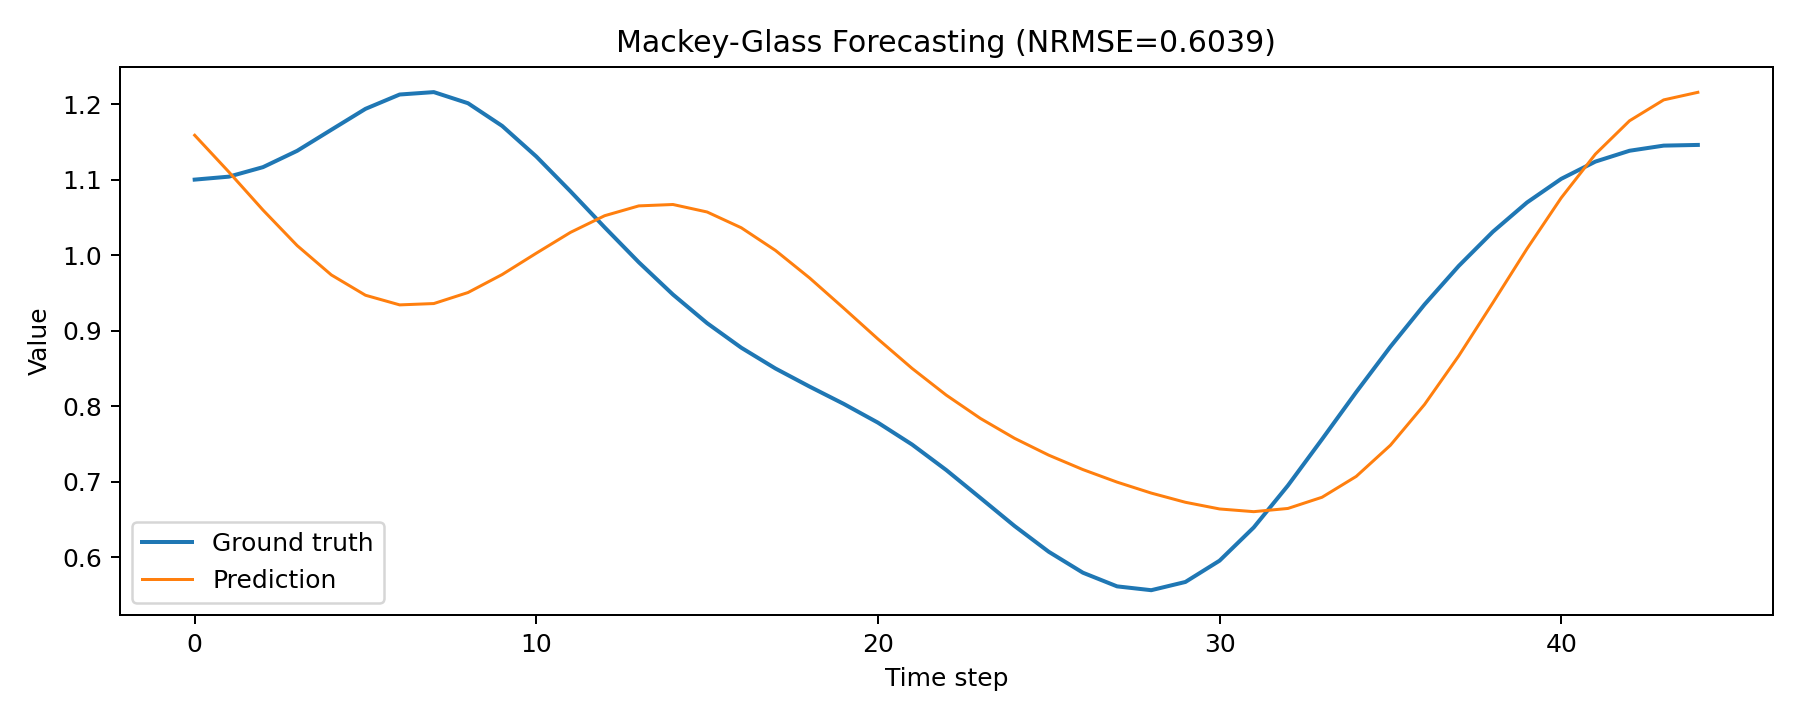

Python code for this plot:
"""Time-series forecasting demo using the dynamiqs-style backend."""

from __future__ import annotations

import matplotlib.pyplot as plt
from pathlib import Path

from qrc_engine import Reservoir
from qrc_engine.backends import DynamiqsBackend
from qrc_engine.tasks import mackey_glass
from qrc_engine.utils import nrmse


def main() -> None:
    """Fit the reservoir on Mackey-Glass and save a plot."""

    X_train, y_train, X_test, y_test = mackey_glass(n_samples=600, split=0.8, seed=5)
    backend = DynamiqsBackend(levels=3, dt=0.3, gamma=0.06, seed=5)
    reservoir = Reservoir(backend=backend, washout=75, alpha=1e-2)
    reservoir.fit(X_train, y_train)
    predictions = reservoir.predict(X_test)
    score = nrmse(y_test[75:], predictions)

    plt.figure(figsize=(10, 4))
    plt.plot(y_test[75:], label="Ground truth", linewidth=1.6)
    plt.plot(predictions, label="Prediction", linewidth=1.2)
    plt.title(f"Mackey-Glass Forecasting (NRMSE={score:.4f})")
    plt.xlabel("Time step")
    plt.ylabel("Value")
    plt.legend()
    output_path = Path(__file__).with_name("timeseries_demo.png")
    plt.tight_layout()
    plt.savefig(output_path, dpi=180)
    print(f"Saved plot to {output_path}")


if __name__ == "__main__":
    main()
